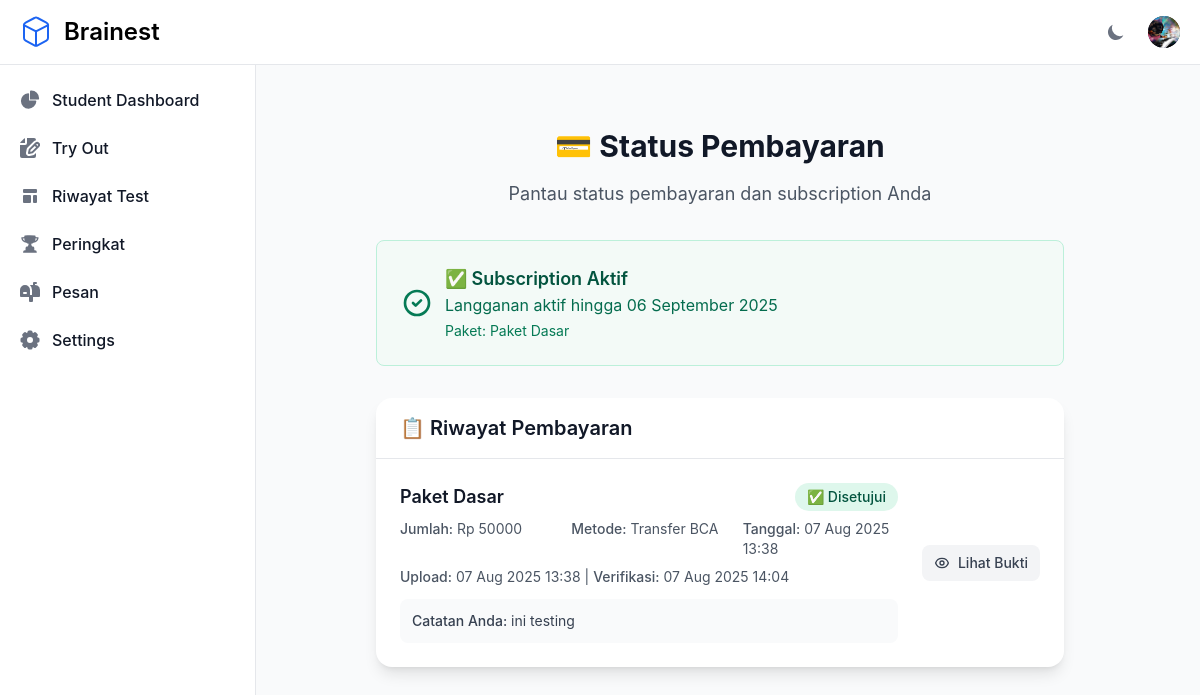
Before: /subscription/payment-status/ (signed in) with the older database file.
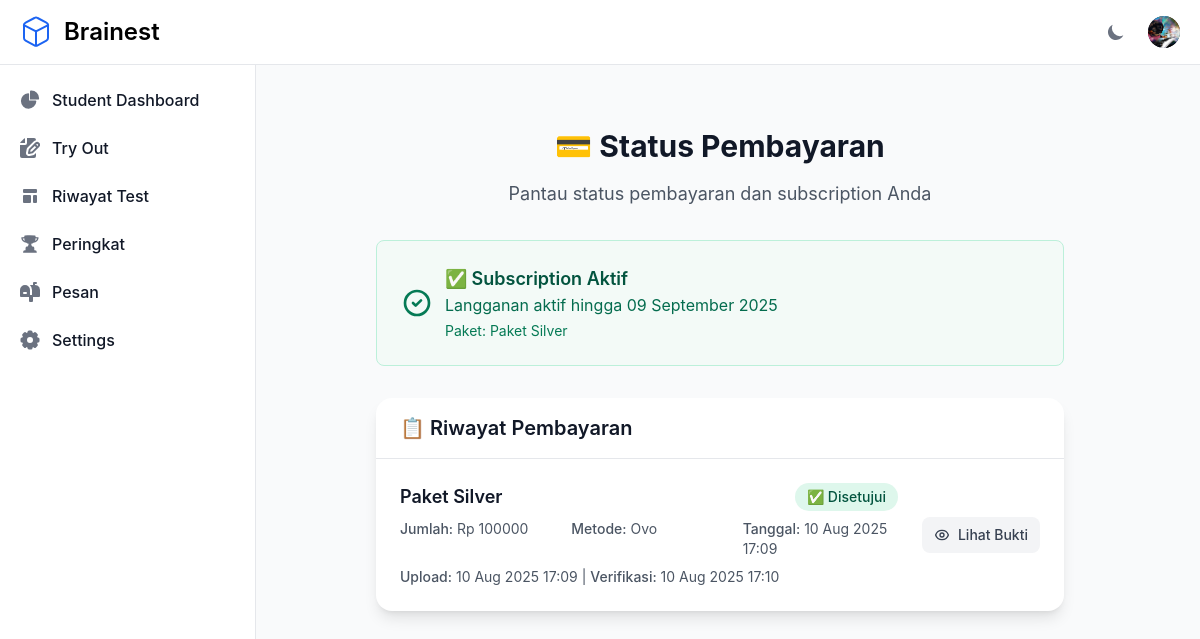
After: the same page with the newer database file.
### otosapp/models.py (models this page shows, shortened)
class User(AbstractUser):
    email = models.EmailField(unique=True)
    USERNAME_FIELD = 'email'
    REQUIRED_FIELDS = ['username']
    role = models.ForeignKey('Role', on_delete=models.SET_NULL, null=True)
    profile_picture = models.ImageField(upload_to='profile_pictures/', null=True, blank=True)
    groups = models.ManyToManyField(
        Group,
        related_name="custom_user_set",  # Add a custom related name here
        blank=True,
        help_text="The groups this user belongs to.",
        verbose_name="groups"
    )
    user_permissions = models.ManyToManyField(
        Permission,
        related_name="custom_user_permissions",  # Add a custom related name here
        blank=True,
        help_text="Specific permissions for this user.",
        verbose_name="user permissions"
    )
    def is_admin(self):
        return self.role and self.role.role_name == 'Admin'
    def get_subscription_status(self):
        try:
            subscription = self.subscription
            if not subscription.is_active:
                return {
                    'status': 'deactivated',
                    'message': 'Langganan Anda telah dinonaktifkan oleh admin',
                    'end_date': subscription.end_date,
                    'package': subscription.package
                }
            else:
                return {
                    'status': 'active',
                    'message': f'Langganan aktif hingga {subscription.end_date.strftime("%d %B %Y")}',
                    'end_date': subscription.end_date,
                    'package': subscription.package
                }
        except UserSubscription.DoesNotExist:
            return {
                'status': 'none',
                'message': 'Tidak ada langganan aktif',
                'end_date': None,
                'package': None
            }

class SubscriptionPackage(models.Model):
    name = models.CharField(max_length=100, verbose_name="Nama Paket")
    description = models.TextField(verbose_name="Deskripsi Paket")
    features = models.TextField(help_text="Fitur-fitur yang tersedia (satu per baris)", verbose_name="Fitur")
    price = models.DecimalField(max_digits=10, decimal_places=2, verbose_name="Harga")
    duration_days = models.IntegerField(verbose_name="Durasi (hari)")
    is_active = models.BooleanField(default=True, verbose_name="Aktif")
    created_at = models.DateTimeField(auto_now_add=True)
    updated_at = models.DateTimeField(auto_now=True)
    is_featured = models.BooleanField(default=False, verbose_name="Paket Unggulan")
    class Meta:
        verbose_name = "Paket Berlangganan"
        verbose_name_plural = "Paket Berlangganan"
        ordering = ['price']

class PaymentProof(models.Model):
    STATUS_CHOICES = [
        ('pending', 'Menunggu Verifikasi'),
        ('approved', 'Disetujui'),
        ('rejected', 'Ditolak'),
    ]
    user = models.ForeignKey(User, on_delete=models.CASCADE, related_name='payment_proofs')
    package = models.ForeignKey(SubscriptionPackage, on_delete=models.CASCADE)
    proof_image = models.ImageField(upload_to='payment_proofs/', verbose_name="Bukti Pembayaran")
    payment_method = models.CharField(max_length=100, verbose_name="Metode Pembayaran")
    payment_date = models.DateTimeField(verbose_name="Tanggal Pembayaran")
    amount_paid = models.DecimalField(max_digits=10, decimal_places=2, verbose_name="Jumlah Bayar")
    notes = models.TextField(blank=True, null=True, verbose_name="Catatan")
    status = models.CharField(max_length=20, choices=STATUS_CHOICES, default='pending')
    verified_by = models.ForeignKey(User, on_delete=models.SET_NULL, null=True, blank=True,
                                  related_name='verified_payments', verbose_name="Diverifikasi oleh")
    verified_at = models.DateTimeField(null=True, blank=True)
    admin_notes = models.TextField(blank=True, null=True, verbose_name="Catatan Admin")
    created_at = models.DateTimeField(auto_now_add=True)
    updated_at = models.DateTimeField(auto_now=True)
    class Meta:
        verbose_name = "Bukti Pembayaran"
        verbose_name_plural = "Bukti Pembayaran"
        ordering = ['-created_at']

### otosapp/views.py (the view)
# urls.py: path('subscription/payment-status/', views.payment_status, name='payment_status'),
@login_required
def payment_status(request):
    payments = PaymentProof.objects.filter(user=request.user).order_by('-created_at')
    context = {
        'payments': payments,
        'subscription_status': request.user.get_subscription_status(),
    }
    return render(request, 'subscription/payment_status.html', context)

### otosapp/context_processors.py (called while the page is built)
def sidebar_context(request):
    context = {}
    if request.user.is_authenticated and (request.user.is_superuser or request.user.is_admin()):
        pending_payments_count = PaymentProof.objects.filter(status='pending').count()
        context['pending_payments_count'] = pending_payments_count
    return context

### otosapp/models.py (called while the page is built)
    def is_expired(self):
        from django.utils import timezone
        return timezone.now() > self.end_date

    def days_remaining(self):
        from django.utils import timezone
        if self.is_expired():
            return 0
        delta = self.end_date - timezone.now()
        return delta.days

### otosapp/templates/subscription/payment_status.html (shortened to what this page needs)
{% extends 'base.html' %}
{% block content %}
<div class="max-w-6xl mx-auto px-4 sm:px-6 lg:px-8 py-8">
    <div class="text-center mb-8">
        <h1 class="text-3xl font-bold text-gray-900 dark:text-white mb-4">
            💳 Status Pembayaran
        </h1>
        <p class="text-lg text-gray-600 dark:text-gray-400">
            Pantau status pembayaran dan subscription Anda
        </p>
    </div>
    <div class="mb-8">
        {% if subscription_status.status == 'active' %}
        <div class="bg-green-50 border border-green-200 rounded-lg p-6 dark:bg-green-900/20 dark:border-green-800">
            <div class="flex items-center">
                <div class="flex-shrink-0">
                    <svg class="w-8 h-8 text-green-600 dark:text-green-400" fill="none" stroke="currentColor" viewBox="0 0 24 24">
                        <path stroke-linecap="round" stroke-linejoin="round" stroke-width="2" d="M9 12l2 2 4-4m6 2a9 9 0 11-18 0 9 9 0 0118 0z"/>
                    </svg>
                </div>
                <div class="ml-3">
                    <h3 class="text-lg font-semibold text-green-800 dark:text-green-200">✅ Subscription Aktif</h3>
                    <p class="text-green-700 dark:text-green-300">{{ subscription_status.message }}</p>
                    <p class="text-sm text-green-600 dark:text-green-400 mt-1">Paket: {{ subscription_status.package.name }}</p>
                </div>
            </div>
        </div>
        {% endif %}
    </div>
    <div class="bg-white dark:bg-gray-800 rounded-2xl shadow-lg">
        <div class="px-6 py-4 border-b border-gray-200 dark:border-gray-700">
            <h3 class="text-xl font-semibold text-gray-900 dark:text-white">📋 Riwayat Pembayaran</h3>
        </div>
        {% if payments %}
        <div class="divide-y divide-gray-200 dark:divide-gray-700">
            {% for payment in payments %}
            <div class="p-6">
                <div class="flex items-center justify-between">
                    <div class="flex-1">
                        <div class="flex items-center justify-between mb-2">
                            <h4 class="text-lg font-semibold text-gray-900 dark:text-white">{{ payment.package.name }}</h4>
                            <span class="inline-flex items-center px-3 py-1 rounded-full text-sm font-medium
                                {% if payment.status == 'approved' %}bg-green-100 text-green-800 dark:bg-green-900 dark:text-green-200
                                {% elif payment.status == 'rejected' %}bg-red-100 text-red-800 dark:bg-red-900 dark:text-red-200
                                {% else %}bg-yellow-100 text-yellow-800 dark:bg-yellow-900 dark:text-yellow-200{% endif %}">
                                {% if payment.status == 'approved' %}✅ Disetujui
                                {% elif payment.status == 'rejected' %}❌ Ditolak
                                {% else %}⏳ Menunggu Verifikasi{% endif %}
                            </span>
                        </div>
                        <div class="grid grid-cols-1 md:grid-cols-3 gap-4 text-sm text-gray-600 dark:text-gray-400">
                            <div>
                                <span class="font-medium">Jumlah:</span> Rp {{ payment.amount_paid|floatformat:0 }}
                            </div>
                            <div>
                                <span class="font-medium">Metode:</span> {{ payment.payment_method }}
                            </div>
                            <div>
                                <span class="font-medium">Tanggal:</span> {{ payment.payment_date|date:"d M Y H:i" }}
                            </div>
                        </div>
                        <div class="mt-2 text-sm text-gray-600 dark:text-gray-400">
                            <span class="font-medium">Upload:</span> {{ payment.created_at|date:"d M Y H:i" }}
                            {% if payment.verified_at %}
                            | <span class="font-medium">Verifikasi:</span> {{ payment.verified_at|date:"d M Y H:i" }}
                            {% endif %}
                        </div>
                        {% if payment.notes %}
                        <div class="mt-3 p-3 bg-gray-50 dark:bg-gray-700 rounded-lg">
                            <p class="text-sm text-gray-700 dark:text-gray-300">
                                <span class="font-medium">Catatan Anda:</span> {{ payment.notes }}
                            </p>
                        </div>
                        {% endif %}
                    </div>
                    <div class="ml-6 flex-shrink-0">
                        {% if payment.proof_image %}
                        <button onclick="showImageModal('{{ payment.proof_image.url }}', '{{ payment.package.name }}')"
                                class="inline-flex items-center px-3 py-2 text-sm font-medium text-gray-700 bg-gray-100 hover:bg-gray-200 rounded-lg dark:bg-gray-700 dark:text-gray-300 dark:hover:bg-gray-600 transition-colors">
                            Lihat Bukti
                        </button>
                        {% endif %}
                    </div>
                </div>
            </div>
            {% endfor %}
        </div>
        {% endif %}
    </div>
</div>
{% endblock %}

### otosapp/templates/base.html (shortened to what this page needs)
{% load static %}
<!DOCTYPE html>
<html lang="en">
<head>
    <link rel="stylesheet" href="{% static 'src/output.css' %}">
</head>
<body class="min-h-screen bg-gray-50 dark:bg-gray-900">
    <nav class="fixed top-0 z-50 w-full bg-white border-b border-gray-200 dark:bg-gray-800 dark:border-gray-700">
        <div class="px-3 py-3 lg:px-5 lg:pl-3">
          <div class="flex items-center justify-between">
            <div class="flex items-center justify-start rtl:justify-end">
              <a href="{% url 'home' %}" class="flex ms-2 md:me-24 items-center">
                <span class="self-center text-xl font-semibold sm:text-2xl whitespace-nowrap dark:text-white">Brainest</span>
              </a>
            </div>
            <div class="flex items-center">
               <button id="theme-toggle" type="button" class="text-gray-500 dark:text-gray-400 hover:bg-gray-100 dark:hover:bg-gray-700 focus:outline-none focus:ring-4 focus:ring-gray-200 dark:focus:ring-gray-700 rounded-lg text-sm p-2.5">
                  <svg id="theme-toggle-dark-icon" class="hidden w-5 h-5" fill="currentColor" viewBox="0 0 20 20" xmlns="http://www.w3.org/2000/svg"><path d="M17.293 13.293A8 8 0 016.707 2.707a8.001 8.001 0 1010.586 10.586z"></path></svg>
              </button>
               {% if user.is_authenticated %}
                <div class="flex items-center ms-3">
                  <div class="relative">
                    <button type="button" class="flex text-sm bg-gray-800 rounded-full focus:ring-4 focus:ring-gray-300 dark:focus:ring-gray-600" aria-expanded="false" data-dropdown-toggle="dropdown-user">
                      {% if user.profile_picture %}
                        <img class="w-8 h-8 rounded-full object-cover" src="{{ user.profile_picture.url }}" alt="user photo">
                      {% endif %}
                    </button>
                  </div>
                </div>
                {% endif %}
              </div>
          </div>
        </div>
      </nav>
    {% if user.is_authenticated and request.path != '/otosapp/login/' and request.path != '/otosapp/register/' %}
    {% include 'sidebar.html' %}
    {% endif %}
    <div class="flex pt-16" >
        <main class="{% if user.is_authenticated and request.path != '/otosapp/login/' and request.path != '/otosapp/register/' %}sm:pl-64{% endif %} flex-grow container mx-auto px-4 py-8">
            {% block content %}{% endblock %}
        </main>
    </div>
</body>
</html>

### otosapp/templates/sidebar.html (shortened to what this page needs)
{% load static %}
<aside id="logo-sidebar" class="fixed top-0 left-0 z-40 w-64 h-screen pt-20 transition-transform -translate-x-full bg-white border-r border-gray-200 sm:translate-x-0 dark:bg-gray-800 dark:border-gray-700" aria-label="Sidebar">
    <div class="h-full px-3 pb-4 overflow-y-auto bg-white dark:bg-gray-800">
       <ul class="space-y-2 font-medium">
         {% if user.role.role_name == 'Student' %}
          <li>
             <a href="{% url 'home' %}" class="flex items-center p-2 text-gray-900 rounded-lg dark:text-white hover:bg-gray-100 dark:hover:bg-gray-700 group">
                <span class="ms-3">Student Dashboard</span>
             </a>
          </li>
          <li>
             <a href="{% url 'tryout_list' %}" class="flex items-center p-2 text-gray-900 rounded-lg dark:text-white hover:bg-gray-100 dark:hover:bg-gray-700 group">
                <span class="flex-1 ms-3 whitespace-nowrap">Try Out</span>
             </a>
          </li>
          <li>
             <a href="{% url 'test_history' %}" class="flex items-center p-2 text-gray-900 rounded-lg dark:text-white hover:bg-gray-100 dark:hover:bg-gray-700 group">
                <span class="flex-1 ms-3 whitespace-nowrap">Riwayat Test</span>
             </a>
          </li>
          <li>
             <a href="{% url 'student_rankings' %}" class="flex items-center p-2 text-gray-900 rounded-lg dark:text-white hover:bg-gray-100 dark:hover:bg-gray-700 group">
                <span class="flex-1 ms-3 whitespace-nowrap">Peringkat</span>
             </a>
          </li>
          <li>
            <a href="{% url 'message_inbox' %}" class="flex items-center p-2 text-gray-900 rounded-lg dark:text-white hover:bg-gray-100 dark:hover:bg-gray-700 group">
               <span class="flex-1 ms-3 whitespace-nowrap">Pesan</span>
            </a>
         </li>
         <li>
            <a href="{% url 'settings' %}" class="flex items-center p-2 text-gray-900 rounded-lg dark:text-white hover:bg-gray-100 dark:hover:bg-gray-700 group">
               <span class="flex-1 ms-3 whitespace-nowrap">Settings</span>
            </a>
         </li>
         {% endif %}
       </ul>
    </div>
 </aside>

Changed rows visible on the page:
removed SubscriptionPackage: package.name "Paket Dasar"
removed PaymentProof: package.name "Paket Dasar", status "✅ Disetujui", amount_paid "50000", payment_method "Transfer BCA", payment_date "07 Aug 2025 13:38", created_at "07 Aug 2025 13:38", verified_at "07 Aug 2025 14:04", notes "ini testing"
added SubscriptionPackage: package.name "Paket Silver"
added PaymentProof: package.name "Paket Silver", status "✅ Disetujui", amount_paid "100000", payment_method "Ovo", payment_date "10 Aug 2025 17:09", created_at "10 Aug 2025 17:09", verified_at "10 Aug 2025 17:10"
Other visible differences:
{{ subscription_status.message }}: "Langganan aktif hingga 06 September 2025" → "Langganan aktif hingga 09 September 2025"
